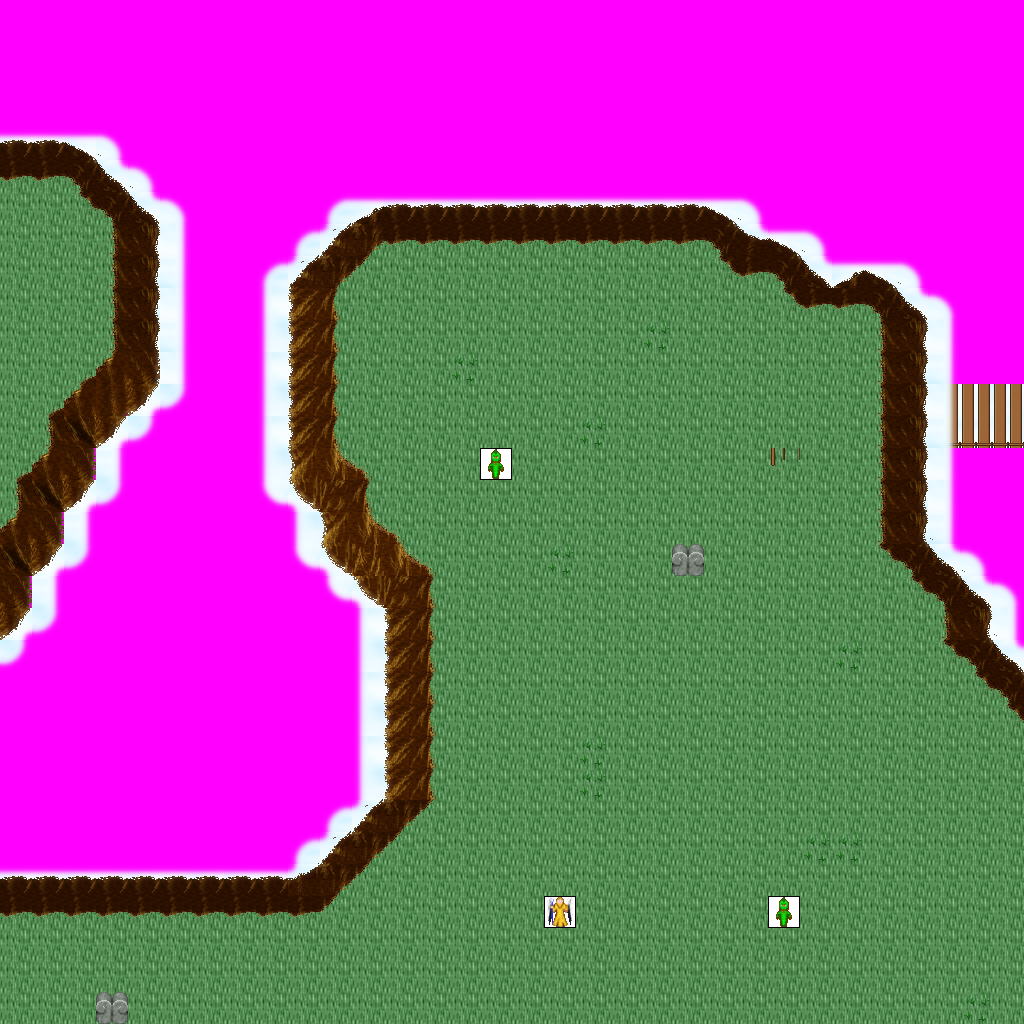

This game map was drawn from its Tiled (.tmx) file and the tilesets committed beside it. A one-line description and the trimmed map source follow:
An orthogonal 32x32 tile map with 32x32 px tiles, 8 tile layers (Ground, Objects, Above, Walkable, ...), 15 tilesets and 14 objects (7x newmap, from_west_0, from_west_1, from_east_0, from_east_1, ...).

<map version="1.0" orientation="orthogonal" width="32" height="32" tilewidth="32" tileheight="32">
 <tileset firstgid="1" name="ground_ground" tilewidth="32" tileheight="32">
  <image source="../drawable/ground_ground.png" width="96" height="352" />
 </tileset>
 <tileset firstgid="34" name="ground_ridge_earth_dark" tilewidth="32" tileheight="32">
  <image source="../drawable/ground_ridge_earth_dark.png" width="384" height="256" />
 </tileset>
 <tileset firstgid="130" name="plant_grasses" tilewidth="32" tileheight="32">
  <image source="../drawable/plant_grasses.png" width="96" height="64" />
 </tileset>
 <tileset firstgid="136" name="item_corpse_huge_animal" tilewidth="32" tileheight="32">
  <image source="../drawable/item_corpse_huge_animal.png" width="64" height="256" />
 </tileset>
 <tileset firstgid="152" name="plant_stump_small_stump" tilewidth="32" tileheight="32">
  <image source="../drawable/plant_stump_small_stump.png" width="64" height="64" />
 </tileset>
 <tileset firstgid="156" name="logic_creature_naga" tilewidth="32" tileheight="32">
  <image source="../drawable/logic_creature_naga.png" width="128" height="32" />
 </tileset>
 <tileset firstgid="160" name="plant_flower_daisy_white" tilewidth="32" tileheight="32">
  <image source="../drawable/plant_flower_daisy_white.png" width="64" height="128" />
 </tileset>
 <tileset firstgid="168" name="plant_flower_daisy_yellow" tilewidth="32" tileheight="32">
  <image source="../drawable/plant_flower_daisy_yellow.png" width="64" height="128" />
 </tileset>
 <tileset firstgid="176" name="plant_stump_stump_pale_brown" tilewidth="32" tileheight="32">
  <image source="../drawable/plant_stump_stump_pale_brown.png" width="64" height="64" />
 </tileset>
 <tileset firstgid="180" name="plant_stump_stump_brown" tilewidth="32" tileheight="32">
  <image source="../drawable/plant_stump_stump_brown.png" width="64" height="64" />
 </tileset>
 <tileset firstgid="184" name="item_statue_green_stone_3" tilewidth="32" tileheight="32">
  <image source="../drawable/item_statue_green_stone_3.png" width="32" height="96" />
 </tileset>
 <tileset firstgid="187" name="sky_cloud_clouds" tilewidth="32" tileheight="32">
  <image source="../drawable/sky_cloud_clouds.png" width="128" height="256" />
 </tileset>
 <tileset firstgid="219" name="object_suspension_bridge" tilewidth="32" tileheight="32">
  <image source="../drawable/object_suspension_bridge.png" width="96" height="256" />
 </tileset>
 <tileset firstgid="243" name="logic_creature_angel" tilewidth="32" tileheight="32">
  <image source="../drawable/logic_creature_angel.png" width="192" height="32" />
 </tileset>
 <tileset firstgid="249" name="walkable_sentinel" tilewidth="32" tileheight="32">
  <image source="../drawable/walkable_sentinel.png" width="32" height="32" />
 </tileset>
 <layer name="Ground" width="32" height="32">
  <data>[1024 cells, 1024 non-empty, 17 distinct tile ids]</data>
 </layer>
 <layer name="Objects" width="32" height="32">
  <data>[1024 cells, 55 non-empty, 22 distinct tile ids]</data>
 </layer>
 <layer name="Above" width="32" height="32">
  <data>[1024 cells, 8 non-empty, 2 distinct tile ids]</data>
 </layer>
 <layer name="Walkable" width="32" height="32">
  <data>[1024 cells, 566 non-empty, 1 distinct tile ids]</data>
 </layer>
 <layer name="Objects_stendhal" width="32" height="32">
  <data>[1024 cells, 672 non-empty, 19 distinct tile ids]</data>
 </layer>
 <layer name="Objects_stendhal2" width="32" height="32">
  <data>[1024 cells, 202 non-empty, 33 distinct tile ids]</data>
 </layer>
 <layer name="Above_stendhal" width="32" height="32">
  <data>[1024 cells, 0 non-empty, 0 distinct tile ids]</data>
 </layer>
 <layer name="Objects_stendhal3" width="32" height="32">
  <data>[1024 cells, 3 non-empty, 2 distinct tile ids]</data>
 </layer>
 <objectgroup name="Mapevents" width="32" height="32">
  <object name="exit_east_0" type="newmap" x="992" y="384" width="32" height="64">
   <properties>
    <property name="map" value="level_6_kikareukin_islands_x2_y0" />
    <property name="place" value="from_east_0" />
   </properties>
  </object>
  <object name="exit_east_1" type="newmap" x="992" y="736" width="32" height="288">
   <properties>
    <property name="map" value="level_6_kikareukin_islands_x2_y0" />
    <property name="place" value="from_east_1" />
   </properties>
  </object>
  <object name="exit_west_0" type="newmap" x="0" y="192" width="32" height="288">
   <properties>
    <property name="map" value="level_6_kikareukin_islands_x0_y0" />
    <property name="place" value="from_west_0" />
   </properties>
  </object>
  <object name="exit_west_1" type="newmap" x="0" y="928" width="32" height="96">
   <properties>
    <property name="map" value="level_6_kikareukin_islands_x0_y0" />
    <property name="place" value="from_west_1" />
   </properties>
  </object>
  <object name="exit_south_0" type="newmap" x="0" y="992" width="96" height="32">
   <properties>
    <property name="map" value="level_6_kikareukin_islands_x1_y1" />
    <property name="place" value="from_south_0" />
   </properties>
  </object>
  <object name="exit_south_1" type="newmap" x="128" y="992" width="288" height="32">
   <properties>
    <property name="map" value="level_6_kikareukin_islands_x1_y1" />
    <property name="place" value="from_south_1" />
   </properties>
  </object>
  <object name="exit_south_2" type="newmap" x="480" y="992" width="544" height="32">
   <properties>
    <property name="map" value="level_6_kikareukin_islands_x1_y1" />
    <property name="place" value="from_south_2" />
   </properties>
  </object>
 </objectgroup>
 <objectgroup name="Spawn" width="32" height="32">
  <object name="from_west_0" x="992" y="416" width="32" height="32" />
  <object name="from_west_1" x="992" y="864" width="32" height="32" />
  <object name="from_east_0" x="0" y="320" width="32" height="32" />
  <object name="from_east_1" x="0" y="960" width="32" height="32" />
  <object name="from_north_0" x="32" y="992" width="32" height="32" />
  <object name="from_north_1" x="256" y="992" width="32" height="32" />
  <object name="from_north_2" x="736" y="992" width="32" height="32" />
 </objectgroup>
 <objectgroup name="Keys" width="32" height="32" />
 <objectgroup name="Replace" width="32" height="32" />
</map>
